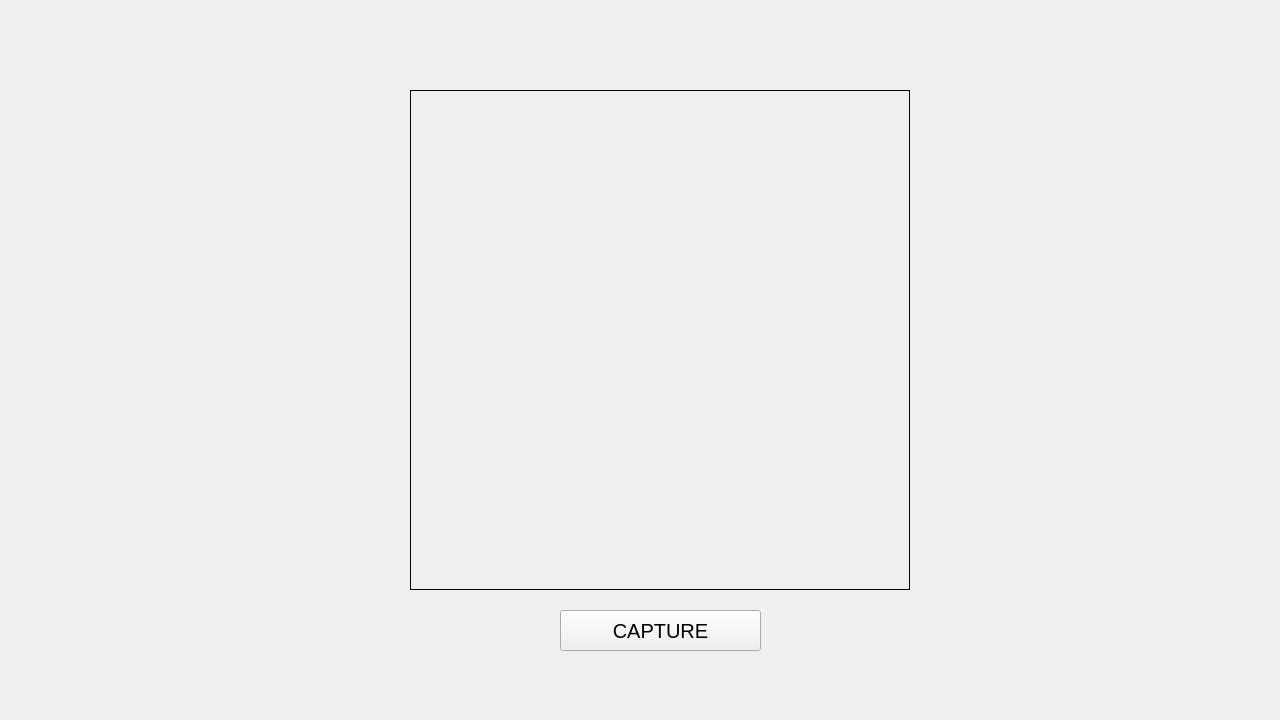
<?xml version="1.0" encoding="UTF-8"?>
<ui version="4.0">
 <class>MainWindow</class>
 <widget class="QMainWindow" name="MainWindow">
  <property name="geometry">
   <rect>
    <x>0</x>
    <y>0</y>
    <width>1280</width>
    <height>720</height>
   </rect>
  </property>
  <property name="font">
   <font>
    <pointsize>15</pointsize>
   </font>
  </property>
  <property name="windowTitle">
   <string>CameraScreen</string>
  </property>
  <widget class="QWidget" name="centralwidget">
   <widget class="QLabel" name="labelPicture">
    <property name="geometry">
     <rect>
      <x>410</x>
      <y>90</y>
      <width>500</width>
      <height>500</height>
     </rect>
    </property>
    <property name="frameShape">
     <enum>QFrame::Box</enum>
    </property>
    <property name="text">
     <string/>
    </property>
   </widget>
   <widget class="QPushButton" name="pushButtonCapture">
    <property name="geometry">
     <rect>
      <x>560</x>
      <y>610</y>
      <width>201</width>
      <height>41</height>
     </rect>
    </property>
    <property name="text">
     <string>CAPTURE</string>
    </property>
   </widget>
  </widget>
 </widget>
 <resources/>
 <connections/>
</ui>
